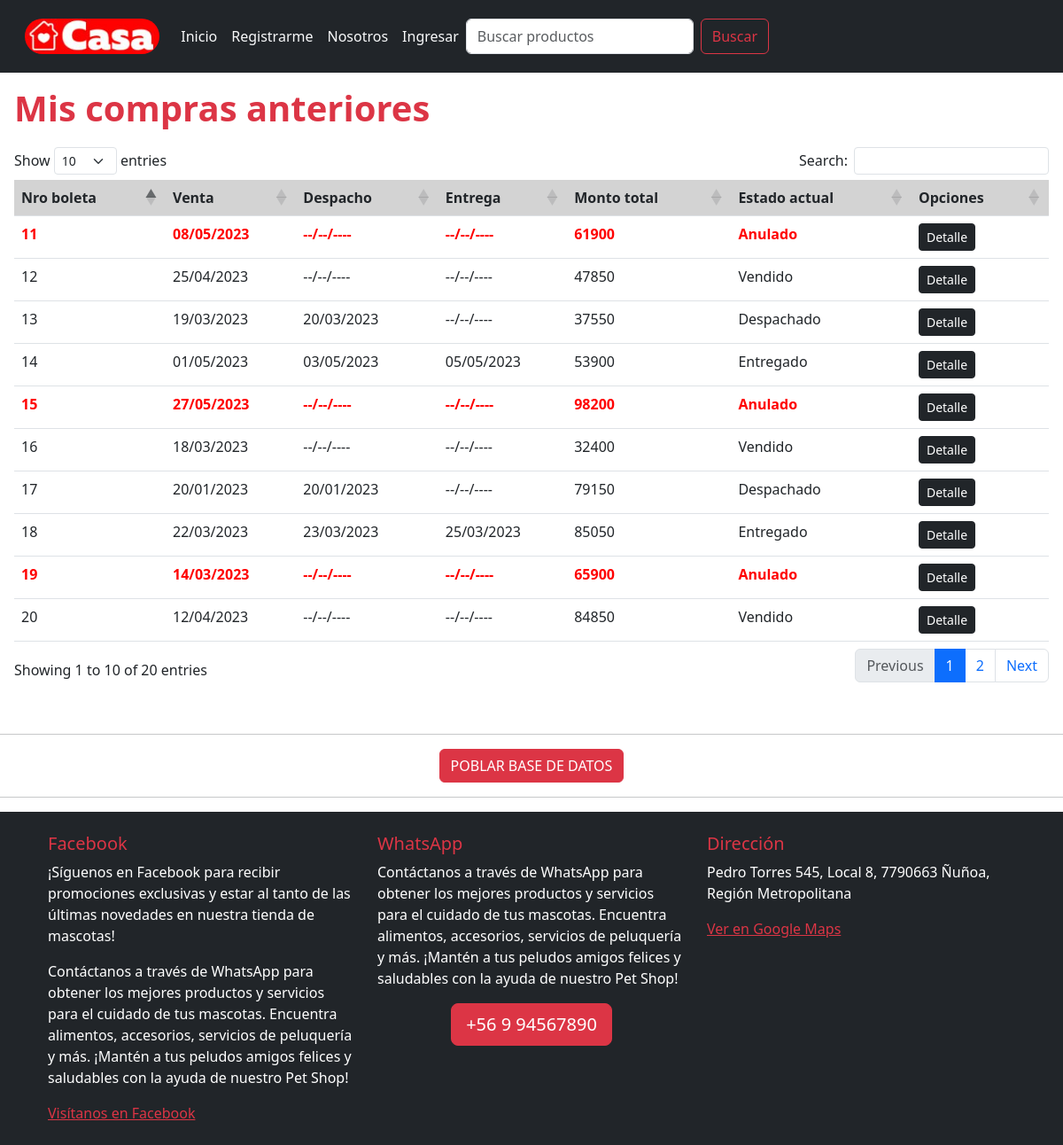
Screenshot of /miscompras with the database file from the repository.
### core/models.py (models this page shows, shortened)
class Boleta(models.Model):
    ESTADO_CHOICES = [
        ('Anulado', 'Anulado'),
        ('Vendido', 'Vendido'),
        ('Despachado', 'Despachado'),
        ('Entregado', 'Entregado'),
    ]
    nro_boleta = models.IntegerField(primary_key=True, blank=False, null=False, verbose_name='Nro boleta')
    cliente = models.ForeignKey(Perfil, on_delete=models.DO_NOTHING)
    monto_sin_iva = models.IntegerField(blank=False, null=False, verbose_name='Monto sin IVA')
    iva = models.IntegerField(blank=False, null=False, verbose_name='IVA')
    total_a_pagar = models.IntegerField(blank=False, null=False, verbose_name='Total a pagar')
    fecha_venta = models.DateField(blank=False, null=False, verbose_name='Fecha de venta')
    fecha_despacho = models.DateField(blank=True, null=True, verbose_name='Fecha de despacho')
    fecha_entrega = models.DateField(blank=True, null=True, verbose_name='Fecha de entrega')
    estado = models.CharField(choices=ESTADO_CHOICES, max_length=50, blank=False, null=False, verbose_name='Estado')
    class Meta:
        db_table = 'Boleta'
        verbose_name = "Boleta"
        verbose_name_plural = "Boletas"

### core/views.py (the view)
# urls.py: path('miscompras', miscompras, name='miscompras'),
def miscompras(request):
    usuario = User.objects.get(username='eolsen')
    perfil = Perfil.objects.get(usuario=usuario)
    boletas = Boleta.objects.filter(cliente=perfil)
    historial =[]
    for boleta in boletas:
        boleta_historial = {
            'nro_boleta': boleta.nro_boleta,
            'fecha_venta': boleta.fecha_venta,
            'fecha_despacho': boleta.fecha_despacho,
            'fecha_entrega': boleta.fecha_entrega,
            'total_a_pagar': boleta.total_a_pagar,
            'estado': boleta.estado,
        }
        historial.append(boleta_historial)
    return render(request, 'core/miscompras.html', {
        'historial': historial
    })

### core/context_processors.py (called while the page is built, shortened)
def registrar_carrito(request):
    mostrar_carrito = False
    cantidad_productos = 0
    if request.user.is_authenticated:
        if request.user.perfil.tipo_usuario == 'Cliente':
            cantidad_productos = Carrito.objects.filter(cliente=request.user.perfil).count()
            mostrar_carrito = cantidad_productos > 0
    return {
        'mostrar_carrito': mostrar_carrito,
        'cantidad_productos': cantidad_productos,
    }

def carrito_variables(request):
    return {}

### core/templatetags/custom_filters.py (called while the page is built)
@register.filter
def formatear_fecha(value):
    if value == None:
        value = '--/--/----'
    else:
        value = value.strftime("%d/%m/%Y")
    return f'{value}'

### core/templates/core/miscompras.html
{% extends 'core/base.html' %}
{% load static %}
{% load custom_filters %}
{% block content %}
    <h1 class="text-danger">Mis compras anteriores</h1>
    <table id="tabla-principal" class="table table-hover">
        <thead>
            <tr>
                <th> Nro boleta </th>
                <th> Venta </th>
                <th> Despacho </th>
                <th> Entrega </th>
                <th> Monto total </th>
                <th> Estado actual </th>
                <th> Opciones </th>
            </tr>
        </thead>
        <tbody>
            {% for boleta in historial %}
                {% if boleta.estado == 'Anulado' %}
                    <tr class="letra-boleta-anulada">
                {% else %}
                    <tr>
                {% endif %}
                    <td> {{ boleta.nro_boleta }} </td>
                    <td> {{ boleta.fecha_venta|formatear_fecha }} </td>
                    <td> {{ boleta.fecha_despacho|formatear_fecha }} </td>
                    <td> {{ boleta.fecha_entrega|formatear_fecha }} </td>
                    <td> {{ boleta.total_a_pagar }} </td>
                    <td> {{ boleta.estado }} </td>
                    <td>
                        <a href="{% url 'boleta' boleta.nro_boleta %}" class="btn btn-sm btn-dark">Detalle</a>
                    </td>
                </tr>
            {% endfor %}
        </tbody>
    </table>
{% endblock content %}

### core/static/core/css/base.css (style rules this page uses)
h1 { color: red !important; font-weight: bolder; margin-bottom: 20px; }
th { vertical-align: top; background-color: lightgray !important; }
.table-hover .letra-boleta-anulada td { color: red !important; font-weight: bold !important; }

### rows the page displays
Boleta: fecha_venta "08/05/2023", estado "Anulado"
Boleta: fecha_venta "25/04/2023", estado "Vendido"
Boleta: fecha_venta "19/03/2023", fecha_despacho "20/03/2023", estado "Despachado"
Boleta: fecha_venta "01/05/2023", fecha_despacho "03/05/2023", fecha_entrega "05/05/2023", estado "Entregado"
Boleta: fecha_venta "27/05/2023", estado "Anulado"
Boleta: fecha_venta "18/03/2023", estado "Vendido"
Boleta: fecha_venta "20/01/2023", fecha_despacho "20/01/2023", estado "Despachado"
Boleta: fecha_venta "22/03/2023", fecha_despacho "23/03/2023", fecha_entrega "25/03/2023", estado "Entregado"
Boleta: fecha_venta "14/03/2023", estado "Anulado"
Boleta: fecha_venta "12/04/2023", estado "Vendido"

### other values shown
{{ boleta.nro_boleta }} "11" "12" "13" "14" "15" "16" "17" "18" "19" "20"
{{ boleta.fecha_despacho|formatear_fecha }} "--/--/----" "--/--/----" "--/--/----" "--/--/----" "--/--/----" "--/--/----"
{{ boleta.fecha_entrega|formatear_fecha }} "--/--/----" "--/--/----" "--/--/----" "--/--/----" "--/--/----" "--/--/----" "--/--/----" "--/--/----"
{{ boleta.total_a_pagar }} "61900" "47850" "37550" "53900" "98200" "32400" "79150" "85050" "65900" "84850"
